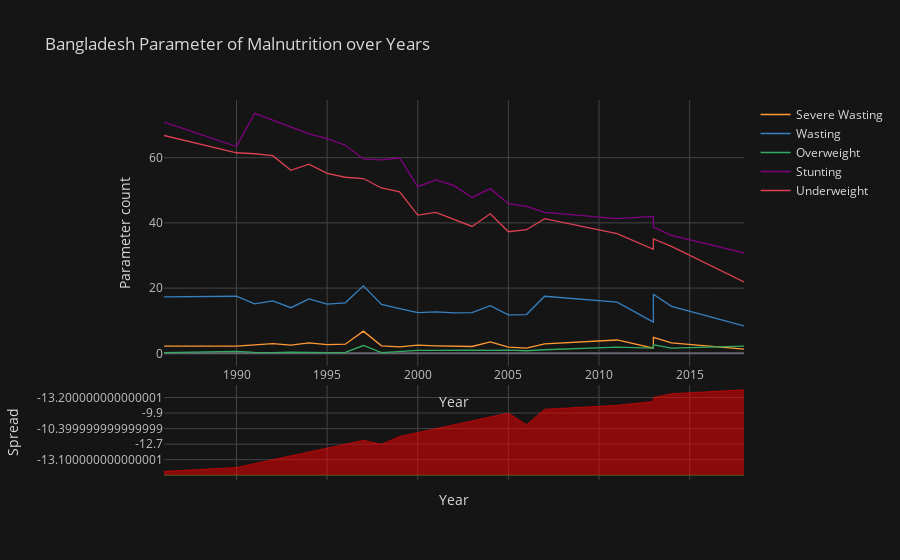

Source (notebook cell):
### Code cell
bangladesh = Est[Est['Country'] == 'BANGLADESH']

# Indexing the year
bangladesh = bangladesh.set_index('Year')
# Creating time series
fig4=bangladesh[["Severe Wasting", "Wasting", "Overweight", "Stunting", "Underweight"]].iplot(kind='spread',xTitle= 'Year' ,yTitle= 'Parameter count',title='Bangladesh Parameter of Malnutrition over Years',asFigure=True)
fig4.show()

### Figure 1 — Plotly figure (JSON) as saved in the notebook; plotly's stock layout.template omitted (floating-point values rounded to 4 significant figures)
{"data": [{"line": {"color": "rgba(255, 153, 51, 1.0)", "dash": "solid", "shape": "linear", "width": 1.3}, "mode": "lines", "name": "Severe Wasting", "text": "", "type": "scatter", "x": [1986, 1990, 1991, 1992, 1993, 1994, 1995, 1996, 1997, 1998, 1999, 2000, 2001, 2002, 2003, 2004, 2005, 2006, 2007, 2011, 2013, 2013, 2014, 2018], "y": [2.192, 2.192, 2.6, 3, 2.5, 3.2, 2.7, 2.8, 6.8, 2.3, 2, 2.5, 2.3, 2.1, 2.1, 3.5, 1.9, 1.6, 2.9, 4.1, 1.6, 4.9, 3.2, 1.3]}, {"line": {"color": "rgba(55, 128, 191, 1.0)", "dash": "solid", "shape": "linear", "width": 1.3}, "mode": "lines", "name": "Wasting", "text": "", "type": "scatter", "x": [1986, 1990, 1991, 1992, 1993, 1994, 1995, 1996, 1997, 1998, 1999, 2000, 2001, 2002, 2003, 2004, 2005, 2006, 2007, 2011, 2013, 2013, 2014, 2018], "y": [17.3, 17.5, 15.2, 16.1, 14, 16.7, 15.1, 15.5, 20.7, 15, 13.7, 12.5, 12.7, 12.4, 12.5, 14.6, 11.8, 11.9, 17.5, 15.7, 9.6, 18.1, 14.4, 8.4]}, {"line": {"color": "rgba(50, 171, 96, 1.0)", "dash": "solid", "shape": "linear", "width": 1.3}, "mode": "lines", "name": "Overweight", "text": "", "type": "scatter", "x": [1986, 1990, 1991, 1992, 1993, 1994, 1995, 1996, 1997, 1998, 1999, 2000, 2001, 2002, 2003, 2004, 2005, 2006, 2007, 2011, 2013, 2013, 2014, 2018], "y": [0.2, 0.6, 0.3, 0.2, 0.4, 0.2, 0.2, 0.3, 2.4, 0.2, 0.6, 0.9, 0.9, 1, 1, 0.9, 1, 0.8, 1.1, 1.9, 1.6, 2.6, 1.6, 2.2]}, {"line": {"color": "rgba(128, 0, 128, 1.0)", "dash": "solid", "shape": "linear", "width": 1.3}, "mode": "lines", "name": "Stunting", "text": "", "type": "scatter", "x": [1986, 1990, 1991, 1992, 1993, 1994, 1995, 1996, 1997, 1998, 1999, 2000, 2001, 2002, 2003, 2004, 2005, 2006, 2007, 2011, 2013, 2013, 2014, 2018], "y": [70.9, 63.4, 73.6, 71.5, 69.2, 67.3, 65.8, 63.8, 59.6, 59.3, 59.9, 51.1, 53.2, 51.4, 47.8, 50.5, 45.9, 45.1, 43.2, 41.3, 42, 38.7, 36.2, 30.8]}, {"line": {"color": "rgba(219, 64, 82, 1.0)", "dash": "solid", "shape": "linear", "width": 1.3}, "mode": "lines", "name": "Underweight", "text": "", "type": "scatter", "x": [1986, 1990, 1991, 1992, 1993, 1994, 1995, 1996, 1997, 1998, 1999, 2000, 2001, 2002, 2003, 2004, 2005, 2006, 2007, 2011, 2013, 2013, 2014, 2018], "y": [66.8, 61.5, 61.2, 60.6, 56.1, 58, 55.2, 54, 53.6, 50.7, 49.5, 42.4, 43.2, 41, 38.9, 42.8, 37.3, 37.9, 41.3, 36.7, 31.9, 35.1, 32.8, 21.9]}, {"connectgaps": false, "fill": "tozeroy", "line": {"color": "green", "dash": "solid", "shape": "linear", "width": 0.5}, "mode": "lines", "name": "Spread", "showlegend": false, "type": "scatter", "x": [1986, 1990, 1991, 1992, 1993, 1994, 1995, 1996, 1997, 1998, 1999, 2000, 2001, 2002, 2003, 2004, 2005, 2006, 2007, 2011, 2013, 2013, 2014, 2018], "xaxis": "x2", "y": ["", "", "", "", "", "", "", "", "", "", "", "", "", "", "", "", "", "", "", "", "", "", "", ""], "yaxis": "y2"}, {"connectgaps": false, "fill": "tozeroy", "line": {"color": "red", "dash": "solid", "shape": "linear", "width": 0.5}, "mode": "lines", "name": "Spread", "showlegend": false, "type": "scatter", "x": [1986, 1990, 1991, 1992, 1993, 1994, 1995, 1996, 1997, 1998, 1999, 2000, 2001, 2002, 2003, 2004, 2005, 2006, 2007, 2011, 2013, 2013, 2014, 2018], "xaxis": "x2", "y": [-15.11, -15.31, -12.6, -13.1, -11.5, -13.5, -12.4, -12.7, -13.9, -12.7, -11.7, -10, -10.4, -10.3, -10.4, -11.1, -9.9, -10.3, -14.6, -11.6, -8, -13.2, -11.2, -7.1], "yaxis": "y2"}], "layout": {"hovermode": "x", "legend": {"bgcolor": "#151516", "font": {"color": "#D9D9D9"}}, "paper_bgcolor": "#151516", "plot_bgcolor": "#151516", "title": {"font": {"color": "#D9D9D9"}, "text": "Bangladesh Parameter of Malnutrition over Years"}, "xaxis": {"gridcolor": "#434343", "showgrid": true, "tickfont": {"color": "#C2C2C2"}, "title": {"font": {"color": "#D9D9D9"}, "text": "Year"}, "zerolinecolor": "#666570"}, "xaxis2": {"anchor": "y2", "gridcolor": "#434343", "showgrid": true, "showticklabels": false, "tickfont": {"color": "#C2C2C2"}, "title": {"font": {"color": "#D9D9D9"}, "text": "Year"}, "zerolinecolor": "#666570"}, "yaxis": {"domain": [0.3, 1], "gridcolor": "#434343", "showgrid": true, "tickfont": {"color": "#C2C2C2"}, "title": {"font": {"color": "#D9D9D9"}, "text": "Parameter count"}, "zerolinecolor": "#666570"}, "yaxis2": {"domain": [0, 0.25], "gridcolor": "#434343", "showgrid": true, "tickfont": {"color": "#C2C2C2"}, "title": {"font": {"color": "#D9D9D9"}, "text": "Spread"}, "zerolinecolor": "#666570"}}}
